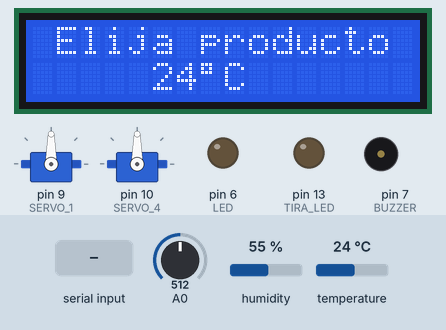
A sketch run on a simulated Arduino Uno, built with avr-gcc and run on an emulated ATmega328P. Parts: 2 × servo, 16×2 character LCD, output pins drawn as LEDs (lit = HIGH), buzzer (waves = sounding). The test bench sets the inputs (shaded band); at power-on: A0 = 512, temperature 24 °C, humidity 55 %. Pins used as bus, display or sensor lines are not drawn; what the sketch prints to the serial monitor is not drawn.

Above: at 1.2 s.
1.3 s: "1" received over Serial
At 1.9 s:
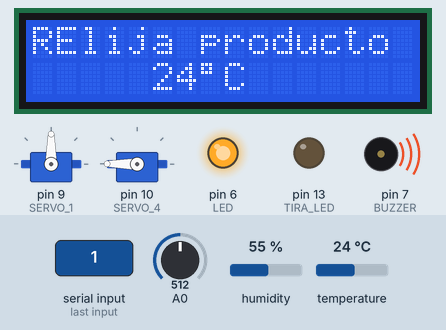
2.8 s: A0 set to 6
4.3 s: A0 set to 3
At 5.5 s:
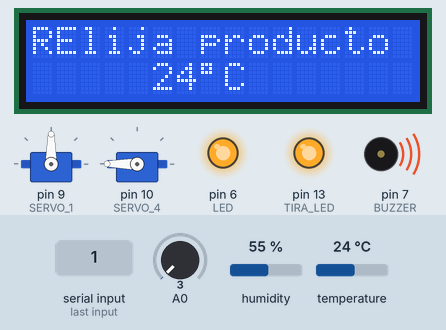
5.8 s: "6" received over Serial
At 6.2 s:
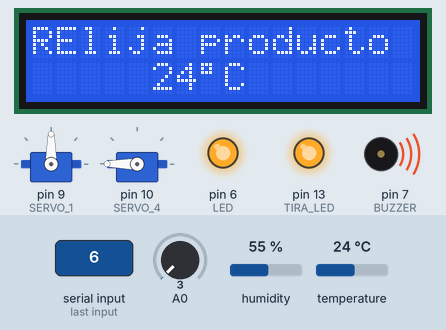
7.4 s: temperature set to 12 °C
At 9.4 s:
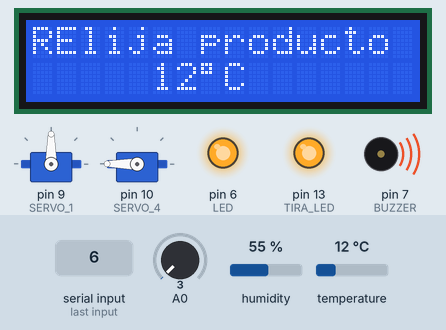
9.7 s: temperature set to 19 °C
At 11.2 s:
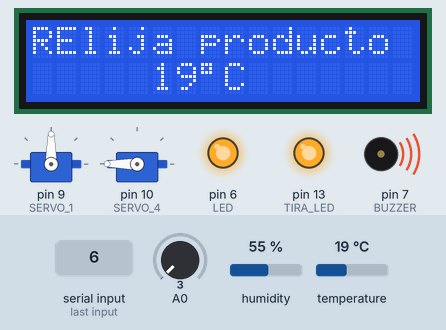
Timing chart, 0 to 12.7 s (numbered marks = the images above; inputs shaded):
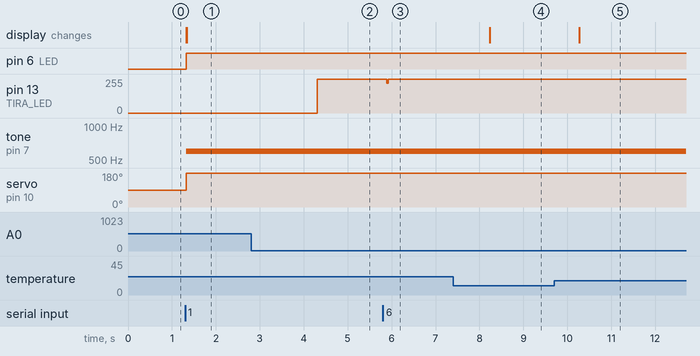

Measured:
- the behaviour switches between 5 and 4 on A0 (found by bisection; images 1 and 2)
- after the input at 1.3 s, pin 6 (LED): LOW → HIGH at once; tone on pin 7 (BUZZER): silent → 600 Hz at once; servo on pin 10 (SERVO_4): 90° → 180° at once; the display: first changes at once (image 1 shows a later state)
- after the input at 2.8 s, every drawn part: stays the same
- after the input at 4.3 s, pin 13 (TIRA_LED): 0/255 → 255/255 at once
- after the input at 5.8 s, pin 13 (TIRA_LED): 255/255 → 224/255 after 0.09 s, → 255/255 0.04 s later
- after the input at 7.4 s, the display: changes after 0.84 s (image 4)
- after the input at 9.7 s, the display: changes after 0.57 s (image 5)

The sketch:

FitVending.ino
```cpp
#include <LiquidCrystal_I2C.h>
#include <Wire.h>
#include <DHT.h>
#include <Servo.h>
#include <String.h>
#define  f4    2865
#define  a4s   2146
#define  c5    1912
#define  d5    1706
#define  d5s   1608
#define  f5    1433
#define  a5s   1073
#define  R     0
#define hayStock 1
#define maxVel 180
#define stop 90

int melody2[] = {  f4,  f4, f4,  a4s,   f5,  d5s,  d5,  c5, a5s, f5, d5s,  d5,  c5, a5s, f5, d5s, d5, d5s,   c5};
int beats2[]  = {  21,  21, 21,  128,  128,   21,  21,  21, 128, 64,  21,  21,  21, 128, 64,  21, 21,  21, 128 };

int MAX_COUNT;
long tempo = 10000;
int pause = 1000;
int rest_count = 50;
int toneM = 0;
int beat = 0;
long duration  = 0;
int INFRARROJO_1 = 2;
int INFRARROJO_2 = 3;
int INFRARROJO_3 = 4;
int INFRARROJO_4 = 5;
int LED = 6;
int BUZZER = 7;
int SENSOR_TEMPERATURA = 8;
int TIRA_LED = 13;
int nivel_luz = 5;
Servo SERVO_1;
Servo SERVO_3;
Servo SERVO_4;

int temperatura;
int lightlevel;
int stock;
int producto;
int tiempo_inicial=0;
int tiempo_actual=0;
int duracion_buzzer=3000;
int duracion_servo = 800;
boolean sonando = false;
boolean girando = false;
char state;
String mensajeStock;
boolean tiraOn = false;
boolean milisrunning = false;

DHT dht (SENSOR_TEMPERATURA, DHT11);
LiquidCrystal_I2C lcd(0x27, 16, 2);

void setup() {
  pinMode(LED, OUTPUT);
  pinMode(TIRA_LED, OUTPUT);
  pinMode(BUZZER, OUTPUT);
  pinMode(INFRARROJO_1, INPUT);
  pinMode(INFRARROJO_2, INPUT);
  pinMode(INFRARROJO_3, INPUT);
  pinMode(INFRARROJO_4, INPUT);
  digitalWrite(LED, LOW);
  digitalWrite(TIRA_LED, LOW);
  SERVO_1.attach(9);
  SERVO_4.attach(10);
  dht.begin();
  Wire.begin();
  lcd.begin(16, 2);
  lcd.clear();
  lcd.backlight();
  Serial.begin(38400);
  Serial.println("MODULO CONECTADO");
  Serial.print("#");
  tiempo_inicial=millis();
}

void loop() {
  lcd.setCursor(1,0);
  lcd.print("Elija producto");
  sensarTemperatura();
  sensarLuz();
  if(milisrunning)
  {
	  expenderProducto();
  }
  if(Serial.available())
  {
    state = Serial.read();
    Serial.flush();
    switch(state)
    {
      case '0':
        mensajeStock = validarStock();
        Serial.print(mensajeStock);
        Serial.print("#");
        break;
      case '1':
        expenderProducto();
		producto = 1;
        sensarTemperatura();
        sensarLuz();
        break;
      case '3':
        expenderProducto();
		producto = 3;
        sensarTemperatura();
        sensarLuz();
        break;
      case '4':
        expenderProducto();
		producto = 4;
        sensarTemperatura();
        sensarLuz();
        break;
      case '5':
        if(!tiraOn)
        {
          digitalWrite(TIRA_LED, HIGH);
          tiraOn = true;
        }
        else
        {
          digitalWrite(TIRA_LED, LOW);
          tiraOn = false;
        }
        break;
      case '6':
        sonarStarWars();
        sensarTemperatura();
        sensarLuz();
        break;
    }
  }
}

void sensarTemperatura()
{
    temperatura = dht.readTemperature();
    lcd.setCursor(5,1);
    lcd.print(temperatura);
    lcd.print((char)223);
    lcd.print("C");
}

void sensarLuz()
{
  lightlevel = analogRead(A0);
  if(lightlevel < nivel_luz)
  {
    digitalWrite(TIRA_LED, HIGH);
  }
  else
  {
    if(!tiraOn)
    {
      digitalWrite(TIRA_LED, LOW);
    }
  }
}

String validarStock()
{
  String auxiliar;
  stock = digitalRead(INFRARROJO_1);
  if (stock == hayStock)
  {
    auxiliar = "1-";
  }
  else
  {
    auxiliar = "0-";
  }
  stock = digitalRead(INFRARROJO_2);
  if (stock == hayStock)
  {
    auxiliar += "1-";
  }
  else
  {
    auxiliar += "0-";
  }
  stock = digitalRead(INFRARROJO_3);
  if (stock == hayStock)
  {
    auxiliar += "1-";
  }
  else
  {
    auxiliar += "0-";
  }
  stock = digitalRead(INFRARROJO_4);
  if (stock == hayStock)
  {
    auxiliar += "1";
  }
  else
  {
    auxiliar += "0";
  }
  return auxiliar;
}

void sonarStarWars()
{
  MAX_COUNT = sizeof(melody2) / 2;
  for (int i = 0; i < MAX_COUNT; i++)
  {
    toneM = melody2[i];
    beat = beats2[i];
    duration = beat * tempo;
    playTone();
  }
}

void playTone() {

  long elapsed_time = 0;
  if (toneM > 0)
  {
    digitalWrite(TIRA_LED,HIGH);
    while (elapsed_time < duration)
    {
      digitalWrite(BUZZER,HIGH);
      digitalWrite(BUZZER, LOW);
      elapsed_time += (toneM);
    }
    digitalWrite(TIRA_LED,LOW);
  }
}

void expenderProducto()
{
  if(producto == 1)
  {
	tiempo_actual = millis() - tiempo_inicial;
	if(girando)
	{
		if(tiempo_actual > duracion_servo)
		{
			SERVO_1.write(stop);
			girando = false;
			tiempo_inicial = millis();
      milisrunning = false;
		}
	}
	else
	{
		SERVO_1.write(maxVel);
		girando = true;
	}

  }
  else
  {
    if(producto == 3)
    {
		tiempo_actual = millis() - tiempo_inicial;
		if(girando)
		{
			if(tiempo_actual > duracion_servo)
			{
				SERVO_3.detach();
				girando = false;
				tiempo_inicial = millis();
        milisrunning = false;
			}
		}
		else
		{
			SERVO_3.attach(11);
			SERVO_3.write(stop);
			girando = true;
		}
	}
	else
	{
		tiempo_actual = millis() - tiempo_inicial;
		if(girando)
		{
			if(tiempo_actual > duracion_servo)
			{
				SERVO_4.write(stop);
				girando = false;
        milisrunning = false;
				tiempo_inicial = millis();
			}
		}
		else
		{
			SERVO_4.write(maxVel);
			girando = true;
		}
	}
  }
  tiempo_actual = millis() - tiempo_inicial;
  if(sonando)
  {
	  if(tiempo_actual > duracion_buzzer)
	  {
		  noTone(7);
		  digitalWrite(LED, LOW);
		  lcd.clear();
		  lcd.setCursor(1,0);
		  lcd.print("Elija producto");
		  sonando = false;
		  tiempo_inicial = millis();
	  }
  }
  else
  {
	  lcd.clear();
	  lcd.setCursor(0,0);
	  lcd.print("Retire producto");
	  tone(7, 600);
	  digitalWrite(LED, HIGH);
	  sonando = true;
  }

}
```
